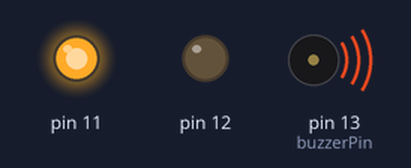
Recording of a sketch running on a simulated Arduino Uno, built with avr-gcc and run on an emulated ATmega328P. Shown: output pins drawn as LEDs (lit = HIGH), buzzer (waves = sounding).

Above: at 0.4 s.
At 3.4 s:
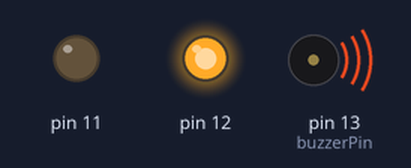
Timing chart, 0 to 6.2 s (numbered marks = the images above):
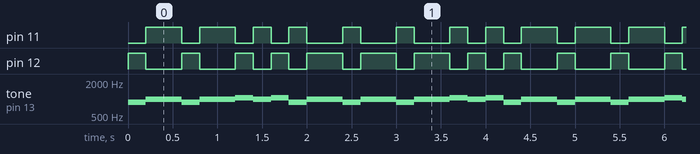

The sketch:

MelodyPlayer.ino
```cpp
// In The Name Of Allah

// Buzzer Pin ???
int buzzerPin = 13;

// Hertz ???
int N = 0;
int C = 262;
int D = 294;
int E = 330;
int F = 349;
int G = 392;
int A = 440;
int B = 494;
//char names[] = { 'c', 'd', 'e', 'f', 'g', 'a', 'b', 'C' };
//int frequencies[] = {262, 294, 330, 349, 392, 440, 494, 523};
bool light = false;

int playMelody(int melody[][3], int noteNum)
{
  for (int i = 0; i < noteNum; i++)
  {
    if (melody[i][0] == 0)
    {
      noTone(buzzerPin);
      delay(melody[i][2]);
      continue;
    }
    if(light)
    {
      digitalWrite(12, LOW);
      digitalWrite(11, HIGH);
      light = false;
    }
    else
    {
      digitalWrite(12, HIGH);
      digitalWrite(11, LOW);
      light = true;
    }
    tone(buzzerPin, melody[i][0] * melody[i][1], melody[i][2]);
    delay(melody[i][2]);
  }
}

int myMelody[24][3] = {{D, 3, 200}, {E, 3, 400}, {D, 3, 200}, {E, 3, 400}, {F, 3, 200}, {E, 3, 200}, {F, 3, 200}, {D, 3, 200}, {E, 3, 400}};
int myMelodeNoteNum = 24;

void setup() {
  // put your setup code here, to run once:
  pinMode(12, OUTPUT);
  pinMode(11, OUTPUT);
}

void loop() {
  // put your main code here, to run repeatedly:

  playMelody(myMelody, myMelodeNoteNum);

}
```

Measured:
- by itself, pin 11: repeats every 4.8 s: LOW 0.20 s, HIGH 0.40 s, 2 × (LOW 0.20 s, HIGH 0.20 s), 3 × (LOW 0.40 s, HIGH 0.20 s), LOW 0.20 s, HIGH 0.20 s, 2 × (LOW 0.20 s, HIGH 0.40 s)
- by itself, pin 12: repeats every 4.8 s: 2 × (LOW 0.40 s, HIGH 0.20 s), LOW 0.20 s, HIGH 0.20 s, 3 × (LOW 0.20 s, HIGH 0.40 s), 2 × (LOW 0.20 s, HIGH 0.20 s), LOW 0.40 s, HIGH 0.20 s
